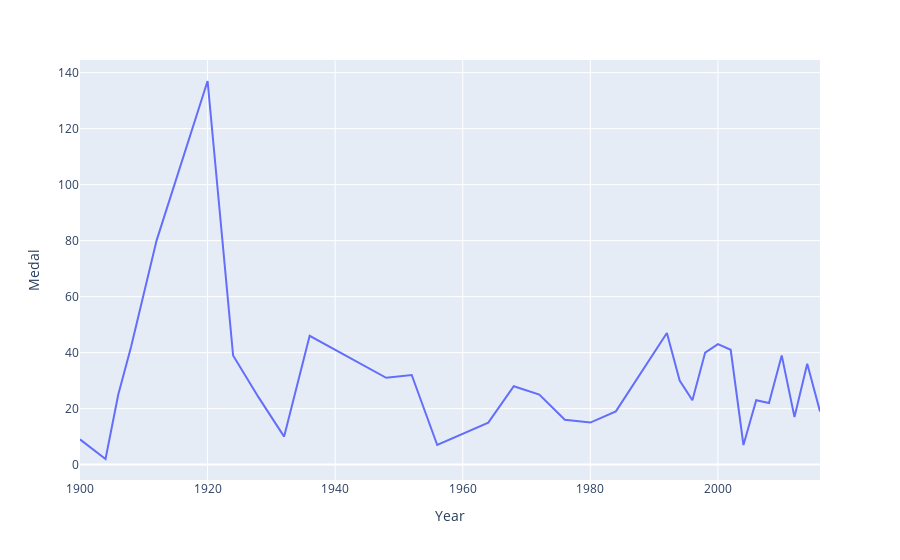

Notebook source saved alongside this figure:
### Markdown cell above
## Norges medaljer över tid

### Code cell
norway = olympics.loc[olympics['NOC'] == 'NOR']
px.line(data_frame=norway.groupby('Year', as_index=False)['Medal'].count(), x='Year', y='Medal')

### Figure 1 — Plotly figure (JSON) as saved in the notebook; plotly's stock layout.template omitted (floating-point values rounded to 4 significant figures)
{"data": [{"hovertemplate": "Year=%{x}<br>Medal=%{y}<extra></extra>", "legendgroup": "", "line": {"color": "#636efa", "dash": "solid"}, "marker": {"symbol": "circle"}, "mode": "lines", "name": "", "orientation": "v", "showlegend": false, "type": "scatter", "x": [1900, 1904, 1906, 1908, 1912, 1920, 1924, 1928, 1932, 1936, 1948, 1952, 1956, 1960, 1964, 1968, 1972, 1976, 1980, 1984, 1988, 1992, 1994, 1996, 1998, 2000, 2002, 2004, 2006, 2008, 2010, 2012, 2014, 2016], "xaxis": "x", "y": [9, 2, 25, 42, 80, 137, 39, 24, 10, 46, 31, 32, 7, 11, 15, 28, 25, 16, 15, 19, 33, 47, 30, 23, 40, 43, 41, 7, 23, 22, 39, 17, 36, 19], "yaxis": "y"}], "layout": {"legend": {"tracegroupgap": 0}, "margin": {"t": 60}, "xaxis": {"anchor": "y", "domain": [0, 1], "title": {"text": "Year"}}, "yaxis": {"anchor": "x", "domain": [0, 1], "title": {"text": "Medal"}}}}
